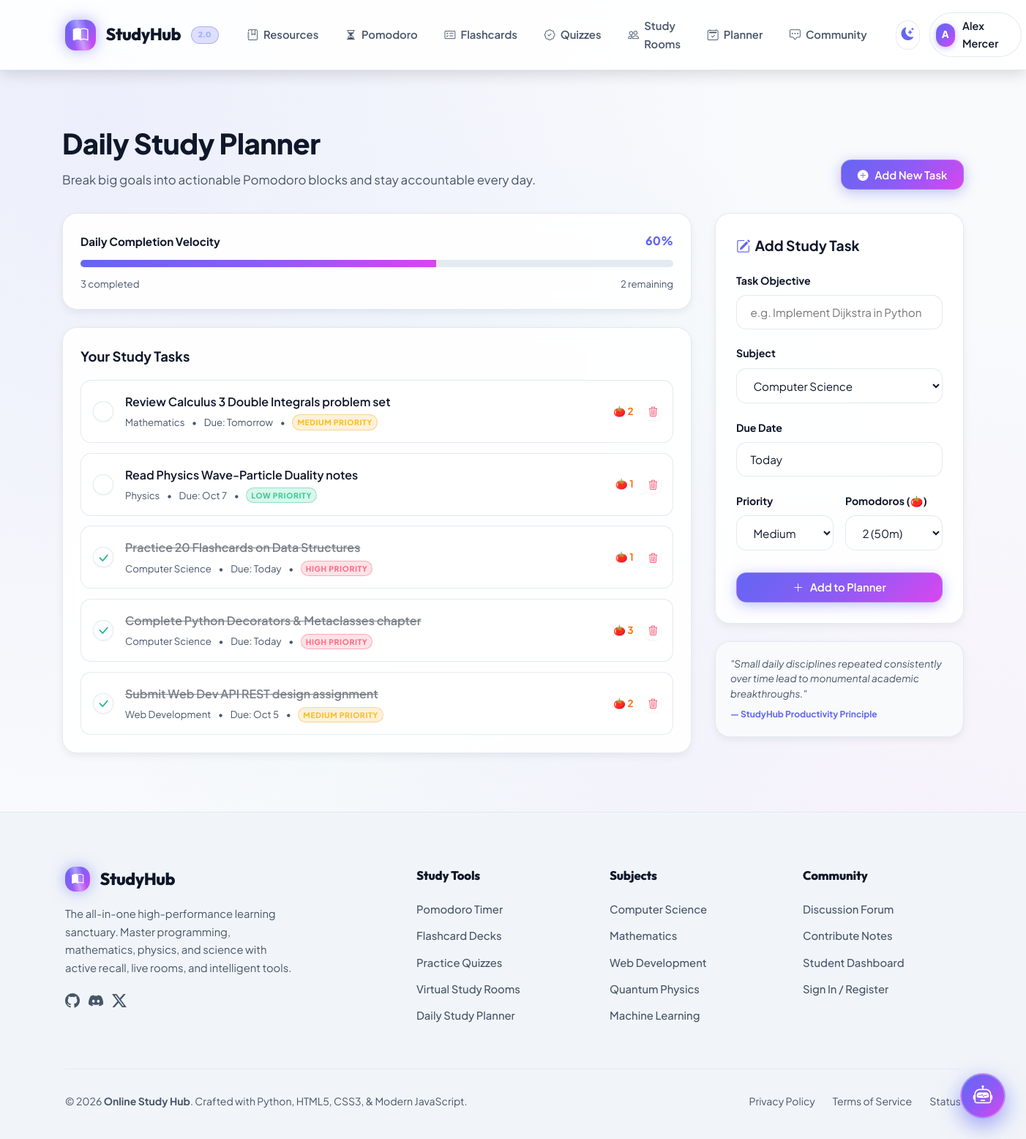
Page /planner (signed in) on the committed database.
### tables this page shows
CREATE TABLE users (
        id INTEGER PRIMARY KEY AUTOINCREMENT,
        username TEXT UNIQUE NOT NULL,
        email TEXT UNIQUE NOT NULL,
        password_hash TEXT NOT NULL,
        full_name TEXT,
        avatar TEXT DEFAULT 'avatar-1',
        bio TEXT,
        study_goal_hours INTEGER DEFAULT 25,
        streak_days INTEGER DEFAULT 3,
        total_study_minutes INTEGER DEFAULT 740,
        created_at TIMESTAMP DEFAULT CURRENT_TIMESTAMP
    );

CREATE TABLE study_tasks (
        id INTEGER PRIMARY KEY AUTOINCREMENT,
        user_id INTEGER REFERENCES users(id) ON DELETE CASCADE,
        title TEXT NOT NULL,
        subject TEXT,
        due_date TEXT,
        priority TEXT DEFAULT 'Medium',
        status TEXT DEFAULT 'pending',
        pomodoro_count INTEGER DEFAULT 1,
        created_at TIMESTAMP DEFAULT CURRENT_TIMESTAMP
    );

### app.py (the view)
@app.route('/planner')
def planner():
    user_id = session.get('user_id')
    if not user_id:
        return redirect(url_for('login'))
    tasks = models.get_user_tasks(user_id)
    user_stats = models.get_user_stats(user_id)
    return render_template('planner.html', tasks=tasks, stats=user_stats)

### app.py (called while the page is built)
@app.context_processor
def inject_global_data():
    current_user = None
    user_id = session.get('user_id')
    if user_id:
        current_user = models.get_user_by_id(user_id)
        if not current_user:
            session.pop('user_id', None)
    platform_stats = models.get_platform_stats()
    return {
        'current_user': current_user,
        'platform_stats': platform_stats,
        'app_name': 'StudyHub',
        'subjects_list': [
            'Computer Science', 'Mathematics', 'Physics', 'Data Science',
            'Web Development', 'Engineering', 'Literature', 'General Study'
        ]
    }

### database.py (called while the page is built)
def get_db():
    conn = sqlite3.connect(DB_PATH)
    conn.row_factory = sqlite3.Row
    return conn

### models.py (called while the page is built)
def get_user_by_id(user_id):
    conn = get_db()
    user = conn.execute("SELECT * FROM users WHERE id = ?", (user_id,)).fetchone()
    conn.close()
    return user

def get_user_tasks(user_id):
    conn = get_db()
    tasks = conn.execute('''
        SELECT * FROM study_tasks
        WHERE user_id = ?
        ORDER BY CASE status WHEN 'pending' THEN 0 ELSE 1 END,
                 CASE priority WHEN 'High' THEN 0 WHEN 'Medium' THEN 1 ELSE 2 END,
                 id DESC
    ''', (user_id,)).fetchall()
    conn.close()
    return tasks

def get_platform_stats():
    conn = get_db()
    total_users = conn.execute("SELECT COUNT(*) FROM users").fetchone()[0]
    total_resources = conn.execute("SELECT COUNT(*) FROM resources").fetchone()[0]
    total_decks = conn.execute("SELECT COUNT(*) FROM flashcard_decks").fetchone()[0]
    total_quizzes = conn.execute("SELECT COUNT(*) FROM quizzes").fetchone()[0]
    total_rooms = conn.execute("SELECT COUNT(*) FROM study_rooms").fetchone()[0]
    conn.close()
    return {
        "users": total_users + 1240, # Add social proof baseline
        "resources": total_resources,
        "decks": total_decks,
        "quizzes": total_quizzes,
        "rooms": total_rooms,
        "study_hours": 14850
    }

### templates/planner.html (shortened to what this page needs)
{% extends "base.html" %}
{% block content %}
<div class="container" style="padding: 3rem 1.5rem 5rem;">
  <div style="display: flex; justify-content: space-between; align-items: flex-end; margin-bottom: 2rem; flex-wrap: wrap; gap: 1rem;">
    <div>
      <h1 style="font-size: 2.4rem; font-weight: 800; letter-spacing: -0.5px;">Daily Study Planner</h1>
      <p style="color: var(--text-muted); font-size: 1.05rem; margin-top: 0.25rem;">
        Break big goals into actionable Pomodoro blocks and stay accountable every day.
      </p>
    </div>
    <button type="button" class="btn btn-primary" onclick="document.getElementById('taskFormCard').scrollIntoView({behavior: 'smooth'}); document.getElementById('taskTitleInput').focus();">
      <i class="bi bi-plus-circle-fill"></i> Add New Task
    </button>
  </div>
  <div style="display: grid; grid-template-columns: 1fr 340px; gap: 2rem; align-items: start;">
    <div>
      <div class="card" style="padding: 1.5rem; margin-bottom: 1.5rem;">
        <div style="display: flex; justify-content: space-between; align-items: center; margin-bottom: 0.75rem;">
          <span style="font-weight: 700; font-size: 0.95rem;">Daily Completion Velocity</span>
          <span style="font-weight: 800; color: var(--primary);">{{ stats['task_completion_pct'] }}%</span>
        </div>
        <div style="width: 100%; height: 10px; background: var(--border-subtle); border-radius: 999px; overflow: hidden;">
          <div style="height: 100%; width: {{ stats['task_completion_pct'] }}%; background: var(--primary-gradient);"></div>
        </div>
        <div style="display: flex; justify-content: space-between; margin-top: 0.75rem; font-size: 0.825rem; color: var(--text-muted);">
          <span>{{ stats['completed_tasks'] }} completed</span>
          <span>{{ stats['total_tasks'] - stats['completed_tasks'] }} remaining</span>
        </div>
      </div>
      <div class="card" style="padding: 1.5rem;">
        <h3 style="font-size: 1.15rem; font-weight: 700; margin-bottom: 1rem;">Your Study Tasks</h3>
        {% if tasks %}
          <div style="display: flex; flex-direction: column; gap: 0.85rem;" id="taskListContainer">
            {% for t in tasks %}
              <div style="display: flex; align-items: center; justify-content: space-between; padding: 1rem; border: 1px solid var(--border-subtle); border-radius: var(--radius-md); background: var(--bg-card); transition: var(--transition);">
                <div style="display: flex; align-items: center; gap: 1rem; flex: 1;">
                  <button type="button" class="btn btn-sm btn-secondary" onclick="toggleTask({{ t['id'] }})" style="border-radius: 50%; width: 28px; height: 28px; padding: 0; display: flex; align-items: center; justify-content: center; flex-shrink: 0;">
                    {% if t['status'] == 'completed' %}
                      <i class="bi bi-check-lg" style="color: #10b981; font-weight: 800; font-size: 1.1rem;"></i>
                    {% endif %}
                  </button>
                  <div style="flex: 1;">
                    <div style="font-weight: 600; font-size: 1rem; {% if t['status'] == 'completed' %}text-decoration: line-through; opacity: 0.55;{% endif %}">
                      {{ t['title'] }}
                    </div>
                    <div style="font-size: 0.825rem; color: var(--text-muted); display: flex; gap: 0.6rem; align-items: center; margin-top: 0.25rem;">
                      <span>{{ t['subject'] }}</span> &bull;
                      <span>Due: {{ t['due_date'] }}</span> &bull;
                      <span class="badge {% if t['priority'] == 'High' %}badge-diff-advanced{% elif t['priority'] == 'Medium' %}badge-diff-intermediate{% else %}badge-diff-beginner{% endif %}" style="font-size: 0.65rem; padding: 1px 6px;">
                        {{ t['priority'] }} Priority
                      </span>
                    </div>
                  </div>
                </div>
                <div style="display: flex; align-items: center; gap: 1rem;">
                  <span title="Estimated Pomodoro intervals" style="font-size: 0.85rem; font-weight: 700; color: #f97316;">
                    🍅 {{ t['pomodoro_count'] }}
                  </span>
                  <button type="button" class="btn btn-secondary btn-sm" onclick="deleteTask({{ t['id'] }})" style="color: var(--accent-rose); border: none; background: transparent; padding: 4px;" title="Delete Task">
                    <i class="bi bi-trash3"></i>
                  </button>
                </div>
              </div>
            {% endfor %}
          </div>
        {% endif %}
      </div>
    </div>
    <div>
      <div class="card" id="taskFormCard" style="padding: 1.75rem;">
        <h3 style="font-size: 1.2rem; font-weight: 700; margin-bottom: 1.25rem; display: flex; align-items: center; gap: 0.4rem;">
          <i class="bi bi-pencil-square" style="color: var(--primary);"></i> Add Study Task
        </h3>
        <form method="POST" action="{{ url_for('api_tasks') }}">
          <div class="form-group">
            <label class="form-label">Task Objective</label>
            <input type="text" id="taskTitleInput" name="title" class="form-control" placeholder="e.g. Implement Dijkstra in Python" required>
          </div>
          <div class="form-group">
            <label class="form-label">Subject</label>
            <select name="subject" class="form-control">
              {% for s in subjects_list %}
                <option value="{{ s }}">{{ s }}</option>
              {% endfor %}
            </select>
          </div>
          <div class="form-group">
            <label class="form-label">Due Date</label>
            <input type="text" name="due_date" class="form-control" placeholder="e.g. Today, Tomorrow, Oct 10" value="Today">
          </div>
          <div style="display: grid; grid-template-columns: 1fr 1fr; gap: 1rem;">
            <div class="form-group">
              <label class="form-label">Priority</label>
              <select name="priority" class="form-control">
                <option value="Medium" selected>Medium</option>
              </select>
            </div>
            <div class="form-group">
              <label class="form-label">Pomodoros (🍅)</label>
              <select name="pomodoro_count" class="form-control">
                <option value="2" selected>2 (50m)</option>
              </select>
            </div>
          </div>
          <button type="submit" class="btn btn-primary" style="width: 100%; margin-top: 0.5rem;">
            <i class="bi bi-plus-lg"></i> Add to Planner
          </button>
        </form>
      </div>
      <div class="card" style="margin-top: 1.5rem; background: var(--bg-main); padding: 1.25rem;">
        <div style="font-size: 0.85rem; font-style: italic; color: var(--text-muted); line-height: 1.5;">
          "Small daily disciplines repeated consistently over time lead to monumental academic breakthroughs."
        </div>
        <div style="font-size: 0.75rem; font-weight: 700; color: var(--primary); margin-top: 0.5rem;">
          &mdash; StudyHub Productivity Principle
        </div>
      </div>
    </div>
  </div>
</div>
{% endblock %}

### templates/base.html (shortened to what this page needs)
<!DOCTYPE html>
<html lang="en" data-theme="light">
<head>
  <link rel="stylesheet" href="https://cdn.jsdelivr.net/npm/bootstrap-icons@1.11.3/font/bootstrap-icons.min.css">
  <link rel="stylesheet" href="{{ url_for('static', filename='css/style.css') }}">
  <link rel="stylesheet" href="{{ url_for('static', filename='css/components.css') }}">
</head>
<body>
  <nav class="navbar">
    <div class="container navbar-inner">
      <a href="{{ url_for('index') }}" class="nav-brand">
        <div class="brand-icon">
          <i class="bi bi-book-half"></i>
        </div>
        <span>StudyHub</span>
        <span class="brand-badge">2.0</span>
      </a>
      <ul class="nav-links" id="navLinks">
        <li><a href="{{ url_for('resources') }}" class="nav-link"><i class="bi bi-journal-bookmark"></i> Resources</a></li>
        <li><a href="{{ url_for('pomodoro') }}" class="nav-link"><i class="bi bi-hourglass-split"></i> Pomodoro</a></li>
        <li><a href="{{ url_for('flashcards') }}" class="nav-link"><i class="bi bi-card-checklist"></i> Flashcards</a></li>
        <li><a href="{{ url_for('quizzes') }}" class="nav-link"><i class="bi bi-patch-check"></i> Quizzes</a></li>
        <li><a href="{{ url_for('rooms') }}" class="nav-link"><i class="bi bi-people"></i> Study Rooms</a></li>
        <li><a href="{{ url_for('planner') }}" class="nav-link"><i class="bi bi-calendar2-check"></i> Planner</a></li>
        <li><a href="{{ url_for('community') }}" class="nav-link"><i class="bi bi-chat-square-dots"></i> Community</a></li>
      </ul>
      <div class="nav-actions">
        <button type="button" class="btn-theme-toggle" id="themeToggleBtn" title="Toggle Dark/Light Mode">
        </button>
        {% if current_user %}
          <a href="{{ url_for('dashboard') }}" class="user-menu-pill">
            <div class="avatar-circle">
              {{ current_user['username'][0]|upper }}
            </div>
            <span style="font-weight: 600; font-size: 0.9rem;">{{ current_user['full_name'] or current_user['username'] }}</span>
          </a>
        {% endif %}
      </div>
    </div>
  </nav>
  <main style="flex: 1;">
    {% block content %}{% endblock %}
  </main>
  <button type="button" class="edubot-toggle-btn" id="edubotToggleBtn" title="Chat with AI Study Buddy">
    <i class="bi bi-robot"></i>
  </button>
  <footer class="footer">
    <div class="container">
      <div class="footer-grid">
        <div class="footer-col">
          <div class="nav-brand" style="margin-bottom: 1rem;">
            <div class="brand-icon" style="width: 34px; height: 34px; font-size: 1rem;">
              <i class="bi bi-book-half"></i>
            </div>
            <span>StudyHub</span>
          </div>
          <p style="margin-bottom: 1rem; max-width: 320px;">
            The all-in-one high-performance learning sanctuary. Master programming, mathematics, physics, and science with active recall, live rooms, and intelligent tools.
          </p>
          <div style="display: flex; gap: 0.75rem; font-size: 1.25rem;">
            <a href="#" style="color: var(--text-muted);"><i class="bi bi-github"></i></a>
            <a href="#" style="color: var(--text-muted);"><i class="bi bi-discord"></i></a>
            <a href="#" style="color: var(--text-muted);"><i class="bi bi-twitter-x"></i></a>
          </div>
        </div>
        <div class="footer-col">
          <h4>Study Tools</h4>
          <ul class="footer-links">
            <li><a href="{{ url_for('pomodoro') }}">Pomodoro Timer</a></li>
            <li><a href="{{ url_for('flashcards') }}">Flashcard Decks</a></li>
            <li><a href="{{ url_for('quizzes') }}">Practice Quizzes</a></li>
            <li><a href="{{ url_for('rooms') }}">Virtual Study Rooms</a></li>
            <li><a href="{{ url_for('planner') }}">Daily Study Planner</a></li>
          </ul>
        </div>
        <div class="footer-col">
          <h4>Subjects</h4>
          <ul class="footer-links">
            <li><a href="{{ url_for('resources', subject='Computer Science') }}">Computer Science</a></li>
            <li><a href="{{ url_for('resources', subject='Mathematics') }}">Mathematics</a></li>
            <li><a href="{{ url_for('resources', subject='Web Development') }}">Web Development</a></li>
            <li><a href="{{ url_for('resources', subject='Physics') }}">Quantum Physics</a></li>
            <li><a href="{{ url_for('resources', subject='Data Science') }}">Machine Learning</a></li>
          </ul>
        </div>
        <div class="footer-col">
          <h4>Community</h4>
          <ul class="footer-links">
            <li><a href="{{ url_for('community') }}">Discussion Forum</a></li>
            <li><a href="{{ url_for('new_resource') }}">Contribute Notes</a></li>
            <li><a href="{{ url_for('dashboard') }}">Student Dashboard</a></li>
            <li><a href="{{ url_for('login') }}">Sign In / Register</a></li>
          </ul>
        </div>
      </div>
      <div class="footer-bottom">
        <div>&copy; 2026 <strong>Online Study Hub</strong>. Crafted with Python, HTML5, CSS3, & Modern JavaScript.</div>
        <div style="display: flex; gap: 1.5rem;">
          <a href="#" style="color: var(--text-muted);">Privacy Policy</a>
          <a href="#" style="color: var(--text-muted);">Terms of Service</a>
          <a href="#" style="color: var(--text-muted);">Status</a>
        </div>
      </div>
    </div>
  </footer>
</body>
</html>

### static/css/components.css (style rules this page uses)
.edubot-toggle-btn { position: fixed; bottom: 28px; right: 28px; width: 62px; height: 62px; border-radius: var(--radius-full); background: var(--primary-gradient); color: #fff; border: 2px solid rgba(255, 255, 255, 0.3); font-size: 1.65rem; display: flex; align-items: center; justify-content: center; box-shadow: 0 10px 30px rgba(99, 102, 241, 0.6); cursor: pointer; z-index: 9999; transition: transform 0.3s cubic-bezier(0.175, 0.885, 0.32, 1.275); }

### rows in the picture
users: username "A", full_name "Alex Mercer"
study_tasks: title "Review Calculus 3 Double Integrals problem set", subject "Mathematics", due_date "Tomorrow", priority "MEDIUM", pomodoro_count "2"
study_tasks: title "Read Physics Wave-Particle Duality notes", subject "Physics", due_date "Oct 7", priority "LOW", pomodoro_count "1"
study_tasks: status "completed" (drawn), title "Practice 20 Flashcards on Data Structures", subject "Computer Science", due_date "Today", priority "HIGH", pomodoro_count "1"
study_tasks: status "completed" (drawn), title "Complete Python Decorators & Metaclasses chapter", subject "Computer Science", due_date "Today", priority "HIGH", pomodoro_count "3"
study_tasks: status "completed" (drawn), title "Submit Web Dev API REST design assignment", subject "Web Development", due_date "Oct 5", priority "MEDIUM", pomodoro_count "2"

### other values in the picture
{{ stats['task_completion_pct'] }} "60"
{{ stats['completed_tasks'] }} "3"
{{ stats['total_tasks'] - stats['completed_tasks'] }} "2"
form field subject "Computer Science"
